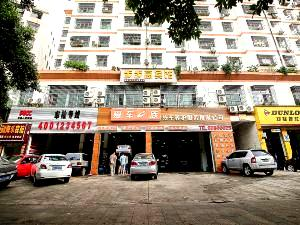
#> input picture data/train/exterior/1star/1329628_2008080000002xkexE0D5_Y_300_225_R5_brightened_contrasted3.jpg, 300 x 225 px; its folder holds only this picture in this run
$ python augment_1star.py
#> lines starting #> are read from the running program, lines starting #| are printed output that depends on the picture
### src/navigation.py
"""
Navigate through directories and files.
"""
import os

"""PREPROCESSING"""
# [31 lines left out: functions get_img_url_data_directory, get_temp_dir, not called in this run]

"""TRAINING & INFERENCE"""
# [23 lines left out: functions get_train_path, get_models_path, not called in this run]

def get_train_exterior_path():
    """
    Return the path to exterior training data.
    :return:
    """
    os.chdir("../../data/train/exterior")
    exterior_path = os.path.join(os.getcwd())
    print(exterior_path)
    os.chdir("../../../src/models")

    return exterior_path

# [21 lines left out: functions get_data_path, get_structured_data_path, not called in this run]

### src/preprocessing/augment_1star.py
import os
import shutil
from PIL import Image, ImageEnhance
from src.navigation import get_train_exterior_path

def move_data_from_temp(examples_path, temp_folder):
    filenames = os.listdir(os.path.join(examples_path, temp_folder))
    for filename in filenames:
        shutil.move(os.path.join(examples_path, temp_folder, filename), examples_path)
    os.removedirs(os.path.join(examples_path, temp_folder))

def sharpen_all_examples(examples_path):
#> called with examples_path = 'data/train/exterior/1star'
    examples = os.listdir(examples_path)
    os.makedirs(os.path.join(examples_path, "temp_sharpened"), exist_ok=True)
    print("sharpening...")
    for example in examples:
        _, ext = os.path.splitext(example)
        if(ext):
            img = Image.open(os.path.join(examples_path, example))
#> img is the input picture: PIL image 300x225 RGB; mean R, G, B 145.8, 132.9, 117.3
            sharpen_filter = ImageEnhance.Sharpness(img)
            new_img = sharpen_filter.enhance(1.2)
            new_img_name = os.path.splitext(example)[0] + "_sharpened3" + ".jpg"
            new_img.save(os.path.join(examples_path, "temp_sharpened", new_img_name))

def contrast_all_examples(examples_path):
#> called with examples_path = 'data/train/exterior/1star'
    examples = os.listdir(examples_path)
    os.makedirs(os.path.join(examples_path, "temp_contrasted"), exist_ok=True)
    print("contrasting...")
    for example in examples:
        _, ext = os.path.splitext(example)
        if(ext):
            img = Image.open(os.path.join(examples_path, example))
            filter = ImageEnhance.Contrast(img)
            new_img = filter.enhance(1.3)
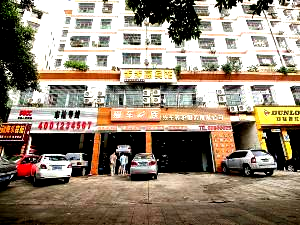
#> new_img: PIL image 300x225 RGB; mean R, G, B 146.5, 131.8, 114.7
            new_img_name = os.path.splitext(example)[0] + "_contrasted3" + ".jpg"
            new_img.save(os.path.join(examples_path, "temp_contrasted", new_img_name))

if __name__ == "__main__":
    examples_path = os.path.join(get_train_exterior_path(), "1star")
    sharpen_all_examples(examples_path)
    contrast_all_examples(examples_path)
    move_data_from_temp(examples_path, "temp_sharpened")
    move_data_from_temp(examples_path, "temp_contrasted")
